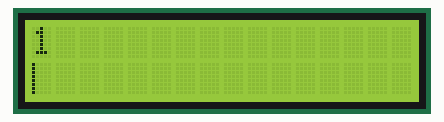
This sketch was run on a simulated Arduino Uno, built with avr-gcc and run on an emulated ATmega328P. Shown: 16×2 character LCD.

Above: at 0.37 s.
At 5.2 s:
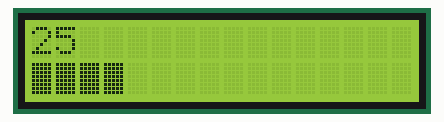
At 10.24 s:
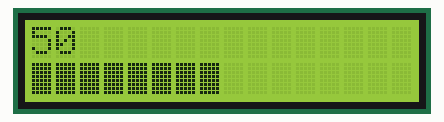
At 20.3 s:
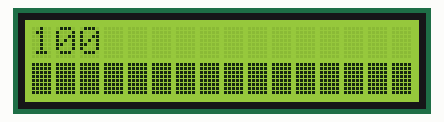
At 26.6 s:
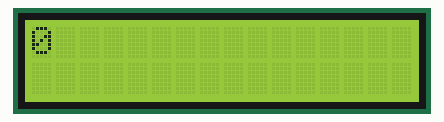
At 39.8 s:
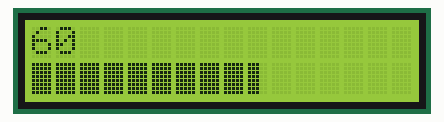

Measured:
- what the display in image 3 shows lasts 1.3 s, from 20.2 s to 21.5 s

The sketch:

lcd_only.ino
```cpp
/*
 * Simple progress bar to show the progress of time or other suitable count.
 *
 */


//Including these 2 libraries as these work with my LCD, which is an I2C LCD.
//If your LCD is different, change the code accordingly.
#include <Wire.h>
#include <LiquidCrystal.h>

// Set the LCD address to 0x27 (or 0x3F) for a 16 chars and 2 line display
LiquidCrystal lcd(7, 8, 9, 10, 11, 12);
//LiquidCrystal_I2C lcd(0x27, 20, 4);       //If using a 20 x 4 display, uncomment this line and comment out the line above


//These 5 arrays paint the bars that go across the screen.
byte zero[] = {
  B00000,
  B00000,
  B00000,
  B00000,
  B00000,
  B00000,
  B00000,
  B00000
};
byte one[] = {
  B10000,
  B10000,
  B10000,
  B10000,
  B10000,
  B10000,
  B10000,
  B10000
};

byte two[] = {
  B11000,
  B11000,
  B11000,
  B11000,
  B11000,
  B11000,
  B11000,
  B11000
};

byte three[] = {
  B11100,
  B11100,
  B11100,
  B11100,
  B11100,
  B11100,
  B11100,
  B11100
};

byte four[] = {
  B11110,
  B11110,
  B11110,
  B11110,
  B11110,
  B11110,
  B11110,
  B11110
};

byte five[] = {
  B11111,
  B11111,
  B11111,
  B11111,
  B11111,
  B11111,
  B11111,
  B11111
};


void setup() {


  // initialize the LCD and allocate the 5 arrays to a number.
  lcd.begin(16, 2);
  lcd.createChar(0, zero);
  lcd.createChar(1, one);
  lcd.createChar(2, two);
  lcd.createChar(3, three);
  lcd.createChar(4, four);
  lcd.createChar(5, five);

}

/*__________________________________________________________________*/

//This simple loop code prints a number from 0 to 100 on the top line and displays the progress bar on the bottom line.
// The loop counts up, pauses for 1 second, then counts down again.
void loop() {
  for(int i=0; i <= 100; i++)
  {
    lcd.setCursor(0,0);
    lcd.print(i);
    lcd.print("   ");
    updateProgressBar(i, 100, 1);   //This line calls the subroutine that displays the progress bar.  The 3 arguments are the current count, the total count and the line you want to print on.
    delay(200);
  }
  delay(1000);
  for(int i=100; i >= 0; i--)
  {
    lcd.setCursor(0,0);
    lcd.print(i);
    lcd.print("   ");
    updateProgressBar(i, 100, 1);    //This line calls the subroutine that displays the progress bar.  The 3 arguments are the current count, the total count and the line you want to print on.
    delay(50);
  }
  delay(1000);
}


/*
 * This is the method that does all the work on the progress bar.
 * Please feel free to use this in your own code.
 * @param count = the current number in the count progress
 * @param totalCount = the total number to count to
 * @param lineToPrintOn = the line of the LCD to print on.
 *
 * Because I am using a 16 x 2 display, I have 16 characters.  Each character has 5 sections.  Therefore, I need to declare the number 80.0.
 * If you had a 20 x 4 display, you would have 25 x 5 = 100 columns.  Therefore you would change the 80.0 to 100.0
 * You MUST have the .0 in the number.  If not, it will be treated as an int and will not calculate correctly
 *
 * The factor is the totalCount/divided by the number of columns.
 * The percentage is the count divided by the factor (so for 80 columns, this will give you a number between 0 and 80)
 * the number gives you the character number (so for a 16 x 2 display, this will be between 0 and 16)
 * the remainder gives you the part character number, so returns a number between 0 and 4
 *
 * Based on the number and remainder values, the appropriate character is drawn on the screen to show progress.
 * This only works for a steady count up or down.  This will not work as is for fluctuating values, such as from an analogue input.
 */
 void updateProgressBar(unsigned long count, unsigned long totalCount, int lineToPrintOn)
 {
    double factor = totalCount/80.0;          //See note above!
    int percent = (count+1)/factor;
    int number = percent/5;
    int remainder = percent%5;
    if(number > 0)
    {
       lcd.setCursor(number-1,lineToPrintOn);
       lcd.write(5);
    }

       lcd.setCursor(number,lineToPrintOn);
       lcd.write(remainder);
 }
```
